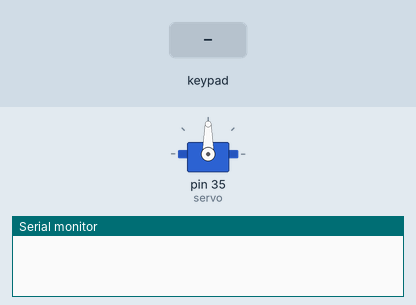
A sketch run on a simulated Arduino Mega 2560, built with avr-gcc and run on an emulated ATmega2560. On the bench: servo, the last lines printed to the serial monitor. Inputs (shaded band) come from the test bench.

Above: at 1.2 s.
1.3 s: keypad keys 2 4 6 # pressed 0.4 s apart
At 3.0 s:
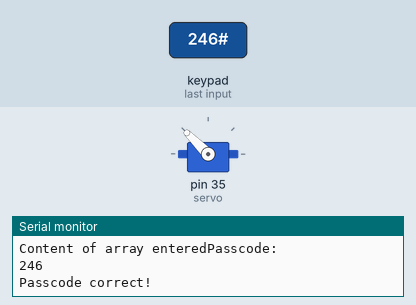
At 13.0 s:
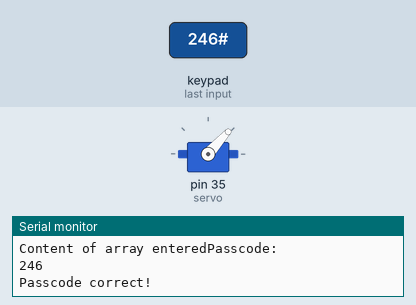
Timing chart, 0 to 14.0 s (numbered marks = the images above; inputs shaded):
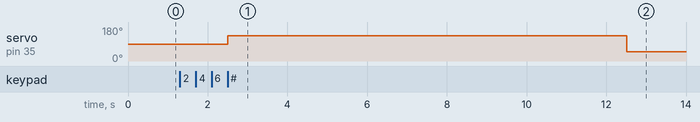

Measured:
- after the input at 1.3 s, servo on pin 35 (servo): 90° → 135° after 1.2 s, → 48° 10.0 s later

The sketch:

PasscodeGate.ino
```cpp
#include <Keypad.h>
#include <Servo.h>

Servo servo;

int pos = 0;
int done = 0;

const byte ROWS = 4;
const byte COLS = 4;

char keys[ROWS][COLS] = {
  {'1', '2', '3', 'A'},
  {'4', '5', '6', 'B'},
  {'7', '8', '9', 'C'},
  {'*', '0', '#', 'D'}
};

byte rowPins[ROWS] = {9, 8, 7, 6};
byte colPins[COLS] = {5, 4, 3, 2};

Keypad lockKeyPad = Keypad(makeKeymap(keys), rowPins, colPins, ROWS, COLS);

void setup() {
  Serial.begin(9600);
  servo.attach(35);
}

char storedPasscode[3] = {'2', '4', '6'};
char enteredPasscode[3] = {' ', ' ', ' '};
int enteredDigitPos = 0;

void loop() {
  char key = lockKeyPad.getKey();
  if(key == NULL){
    return;
  }

  if (enteredDigitPos == 3){
    for(int x = 0; x < 3; x++){
      if(enteredPasscode[x] != storedPasscode[x]){
        Serial.println("Passcode incorrect. Try again.");
        break;
      }
      else{
        Serial.println("Passcode correct!");
        servo.write(135);
        delay(10000);
        servo.write(48);
        break;
      }
    }
    enteredDigitPos = 0;
      for(int i = 0; i < 3; i++) {
      enteredPasscode[i] = ' ';
    }
    return;
  }

  Serial.print("Entered key: ");
  Serial.println(key);

  enteredPasscode[enteredDigitPos] = key;
  enteredDigitPos = enteredDigitPos + 1;

  Serial.println("Content of array enteredPasscode: ");
  for(int i = 0; i < 3; i++) {
    Serial.print(enteredPasscode[i]);
  }
  Serial.println();
}
```
